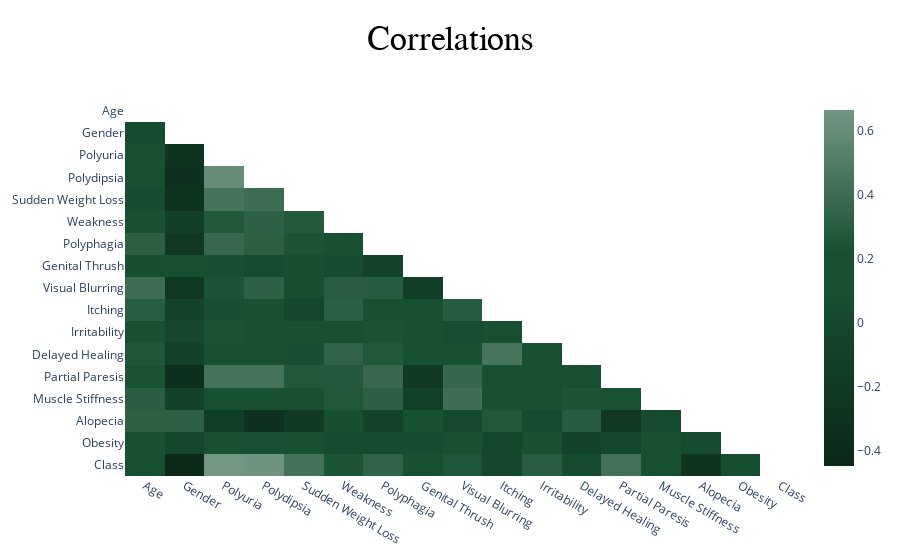

Notebook cell for this chart:
### Code cell
heatmap=nf_heatmaps_tri(df)
heatmap.show()

### Figure 1 — Plotly figure (JSON) as saved in the notebook; plotly's stock layout.template omitted (floating-point values rounded to 4 significant figures; data arrays with more than 128 entries replaced by an {"elided": "..."} marker saying what was removed)
{"data": [{"colorscale": [[0, "#0b2819"], [0.1, "#0d301e"], [0.2, "#103823"], [0.3, "#124028"], [0.4, "#14482d"], [0.5, "#175132"], [0.6, "#175132"], [0.7, "#2e6246"], [0.8, "#45735a"], [0.9, "#5c856f"], [1, "#739684"]], "type": "heatmap", "x": ["Age", "Gender", "Polyuria", "Polydipsia", "Sudden Weight Loss", "Weakness", "Polyphagia", "Genital Thrush", "Visual Blurring", "Itching", "Irritability", "Delayed Healing", "Partial Paresis", "Muscle Stiffness", "Alopecia", "Obesity", "Class"], "y": ["Age", "Gender", "Polyuria", "Polydipsia", "Sudden Weight Loss", "Weakness", "Polyphagia", "Genital Thrush", "Visual Blurring", "Itching", "Irritability", "Delayed Healing", "Partial Paresis", "Muscle Stiffness", "Alopecia", "Obesity", "Class"], "z": {"elided": "17x17 float values"}}], "layout": {"plot_bgcolor": "rgba(0,0,0,0)", "title": {"font": {"color": "black", "family": "Old Standard TT, serif", "size": 34}, "text": "Correlations", "x": 0.5}, "xaxis": {"showgrid": false, "side": "bottom", "zeroline": false}, "yaxis": {"autorange": "reversed", "showgrid": false, "zeroline": false}}}
